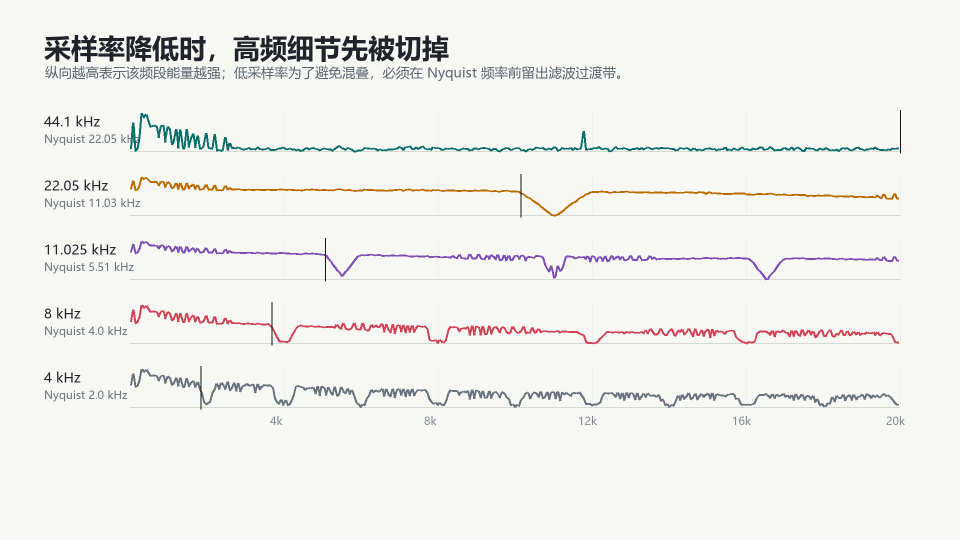
#> input picture assets/audio/spectra_comparison.png, 1920 x 1080 px (shown at 1/2 size)
$ python -i build_audio_assets.py   (imports and definitions only)
#> lines starting #> are read from the running program, lines starting #| are printed output that depends on the picture
from __future__ import annotations

import argparse
import json
import math
import wave
from pathlib import Path

import numpy as np
from PIL import Image, ImageDraw, ImageFont


BASE_SR = 44100
MAX_SECONDS = 12.0


# [297 lines left out: functions _font, read_wav, write_wav, resample_linear, lowpass_fft, fade_edges and 7 more, not called in this run]


def build_assets(source: Path | None, out_dir: Path) -> dict:
    out_dir.mkdir(parents=True, exist_ok=True)
    x, source_label = prepare_source(source, out_dir)

    clip_specs = [
        ("clip_44100_reference.wav", "44.1 kHz", "CD/常规音乐", 44100, True),
        ("clip_22050.wav", "22.05 kHz", "高频明显变少", 22050, True),
        ("clip_11025.wav", "11.025 kHz", "质感变薄", 11025, True),
        ("clip_8000.wav", "8 kHz", "电话感", 8000, True),
        ("clip_4000.wav", "4 kHz", "严重失真", 4000, True),
        ("clip_8000_alias.wav", "8 kHz", "无抗混叠示例", 8000, False),
    ]
    clips: list[dict] = []
    for filename, label, note, target_sr, anti_alias in clip_specs:
        y = make_clip(x, target_sr, anti_alias)
        write_wav(out_dir / filename, y, BASE_SR)
        freqs, values = spectrum_curve(y)
        start = min(int(BASE_SR * 2.0), max(0, y.size - int(BASE_SR * 0.03)))
        zoom = y[start : start + int(BASE_SR * 0.020)]
        zoom_ds = resample_linear(zoom, BASE_SR, 220)
        dot_count = max(5, int(round(target_sr / BASE_SR * 56)))
        dot_x = np.linspace(0, 1, dot_count)
        dot_y = np.interp(dot_x, np.linspace(0, 1, zoom_ds.size), zoom_ds) if zoom_ds.size else np.zeros(dot_count)
        cutoff = BASE_SR / 2 if target_sr == BASE_SR else (target_sr * 0.46 if anti_alias else target_sr / 2)
        clips.append(
            {
                "file": filename,
                "filename": filename,
                "short_label": label,
                "note": note,
                "target_rate": target_sr,
                "nyquist_khz": round(target_sr / 2000.0, 2),
                "anti_alias": anti_alias,
                "effective_cutoff_hz": float(min(cutoff, 20000)),
                "spectrum_freqs": freqs.astype(float).round(1).tolist(),
                "spectrum_values": values.astype(float).round(4).tolist(),
                "waveform": zoom_ds.astype(float).round(4).tolist(),
                "sample_dots": np.column_stack([dot_x, dot_y]).astype(float).round(4).tolist(),
            }
        )

    main_clips = clips[:5]
    spectra_path = out_dir / "spectra_comparison.png"
    waveform_path = out_dir / "waveform_zoom.png"
    draw_spectra(main_clips, spectra_path)
    draw_waveform(main_clips, waveform_path)

    manifest = {
        "base_sample_rate": BASE_SR,
        "source_label": source_label,
        "source_file": source.name if source else "",
        "clips": clips,
        "main_clips": main_clips,
        "spectra_image": spectra_path.name,
        "waveform_image": waveform_path.name,
    }
    with (out_dir / "manifest.json").open("w", encoding="utf-8") as f:
        json.dump(manifest, f, ensure_ascii=False, indent=2)
    return manifest


# [9 lines left out: function main, not called in this run]


# [2 lines not run here, left out]

>>> import cv2
>>> picture = cv2.imread('../../assets/audio/spectra_comparison.png', cv2.IMREAD_GRAYSCALE)
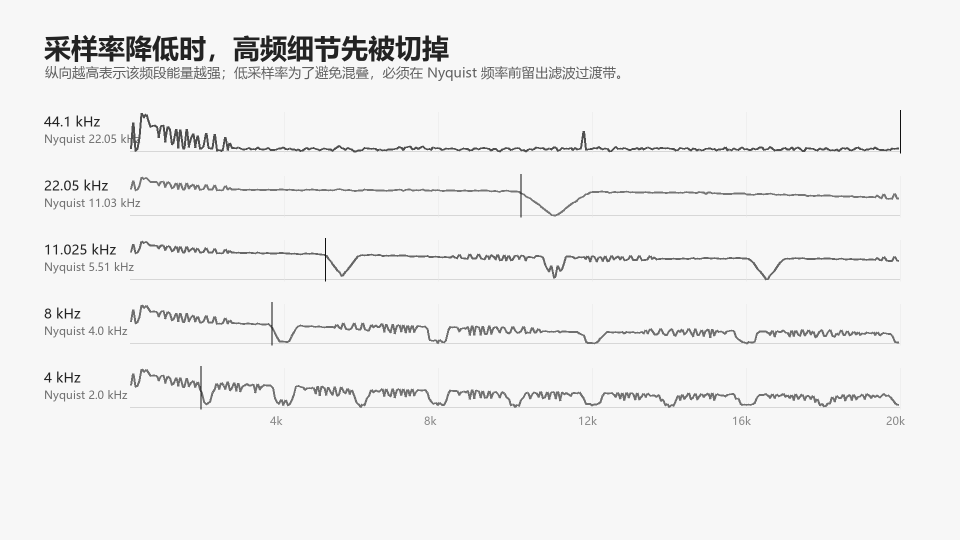
#> picture: shape (1080, 1920) (shown at 1/2 size); min 17, max 247, mean 240.1
>>> result = build_assets(picture, 'out.png')
#> (the run stopped early here; a loop or call above may not have finished)
